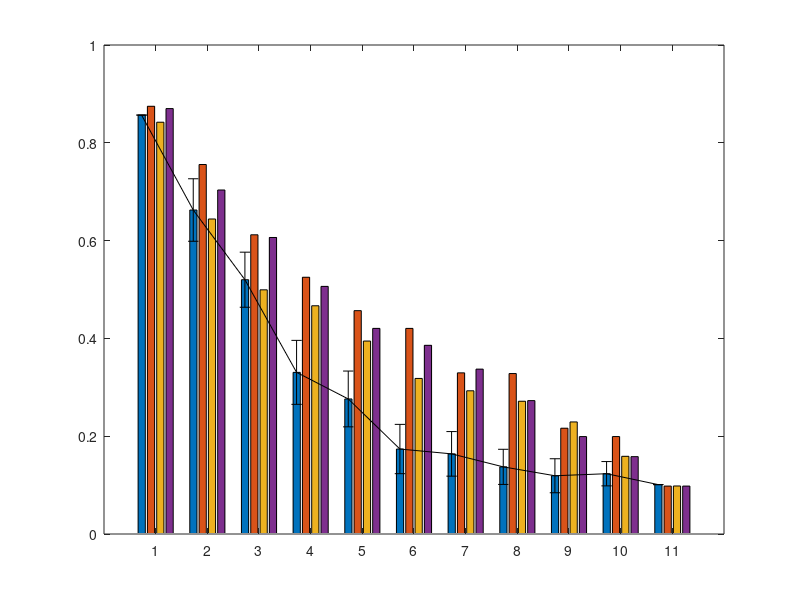

MATLAB code to generate this figure: (Note: this script raises an error after producing the figure.)
data_brnn = xlsread("results_final-brnn-initwithbursts-withdelay_256units_smnist_linebyline_lateralconns.csv");
data_brnn_noasc = xlsread("results_final-brnn-initwithbursts-withdelay-noasc_260units_smnist_linebyline_lateralconns.csv")
data_brnn_wtonly = xlsread("results_final-brnn-initwithbursts-withdelay-notrainparams_264units_smnist_linebyline_lateralconns.csv")
data_rnn = xlsread("results_final-rnn-initwithbursts-withoutdelay_264units_smnist_linebyline_lateralconns.csv");

means_brnn = mean(data_brnn, 2);
means_brnn_noasc = mean(data_brnn_noasc, 2);
means_brnn_wtonly = mean(data_brnn_wtonly, 2);
means_rnn = mean(data_rnn, 2);

stds_brnn = std(data_brnn, [], 2);
stds_brnn_noasc = std(data_brnn_noasc, [], 2);
stds_brnn_wtonly = std(data_brnn_wtonly, [], 2);
stds_rnn = std(data_rnn, [], 2);

means = [means_rnn.'; means_brnn.'; means_brnn_noasc.'; means_brnn_wtonly.'].';
stds = [stds_rnn.'; stds_brnn.'; stds_brnn_noasc.'; stds_brnn_wtonly.'].';
b = bar(means)

hold on

ngroups = 11;
nbars = 4;
groupwidth = min(0.8, nbars/(nbars + 1.5));

for i = 1:nbars
    x = (1:ngroups) - groupwidth/2 + (2*i-1) * groupwidth / (2*nbars);
    errorbar(x, means(:,i), stds(:,i), 'k', 'linestyle', 'none', 'HandleVisibility','off');
    hold on
end

colors = ["#44AA99", "#88CCEE", "#DDCC77", "#CC6677"];

for i = 1:nbars
    b(i).FaceColor = colors(i);
end

set(gca,'XTick', 1:ngroups, 'xticklabel',linspace(0,1,11), 'FontName', 'helvetica', 'FontSize', 12);
legend("RNN", "RGLIF", "RLIF", "RGLIF_WT");
xlabel("% silenced");
ylabel("accuracy");